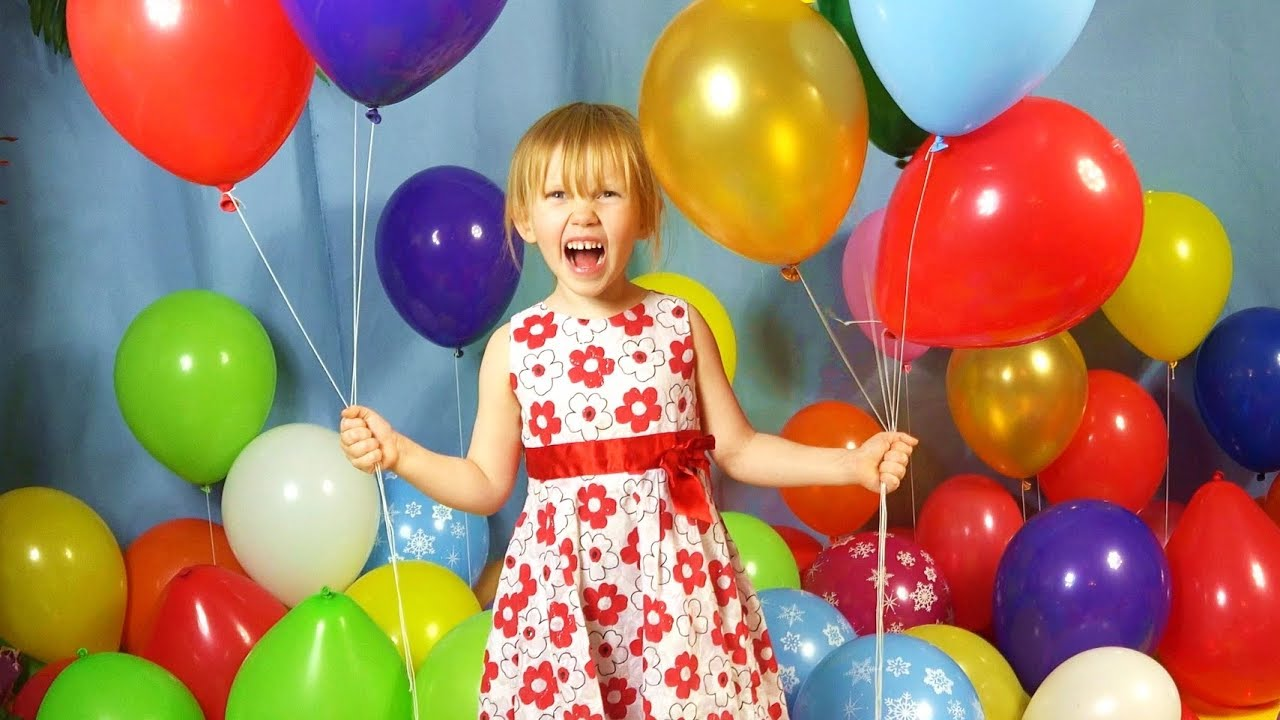
%> input picture Sem 1/B Tech/IP/129_ImageProcessing/image1.jpg, 1280 x 720 px
$ octave 129_03_06.m   (GNU Octave 9; MATLAB toolbox functions it lacks are replaced by stand-ins)
%> lines starting %> are read from the running program, lines starting %| are printed output that depends on the picture; in (x1, y1, x2, y2) boxes, pixels count from 0 and x2, y2 are one past the last pixel; in counts of white or black regions, pixels touching at a corner belong together; the program's own positions count from 1
close all
clear
clc

% Read Image
a = imread('./image1.jpg');
%> a is the input picture: size 720x1280x3 uint8; mean R, G, B 160.8, 125.7, 102.4
figure
imshow(a)
[m,n,p] = size(a);
%> m = 720; n = 1280; p = 3

%b=zeros(m,n);
for i=1:m
  for j=1:n
    if(j<481 || j>762)
      if((a(i,j,1)<150 && a(i,j,2)>150 && a(i,j,3)<100)
        || (a(i,j,1)>195 && a(i,j,2)<125 && a(i,j,3)<110))
          b(i,j)=1;
      else
          b(i,j)=0;
      endif
    endif
  endfor
endfor
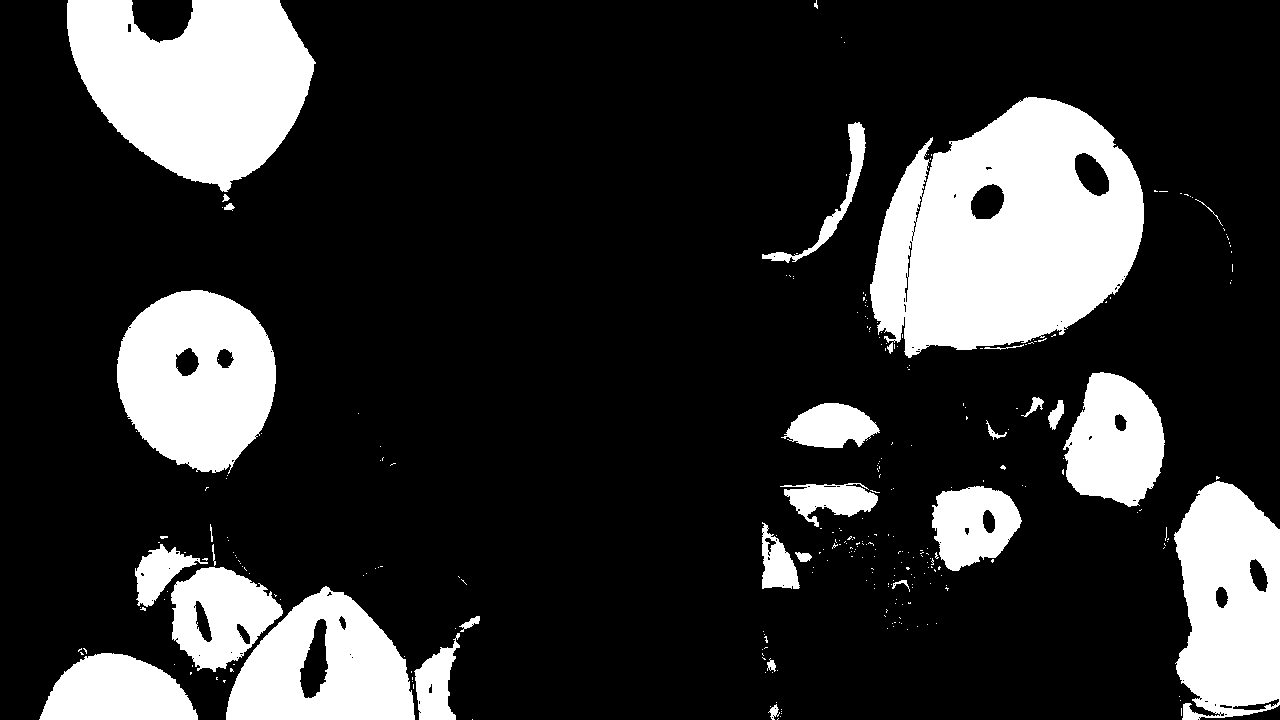
%> b: size 720x1280 double; values 0 (black) and 1 (white), 20% white; 295 white regions (264 under 20 px), largest, box (x1, y1, x2, y2) and area: (870, 97, 1144, 358) 49291, (67, 0, 316, 192) 32719, (117, 290, 276, 474) 21498

figure
imshow(b)

final = a .* b;
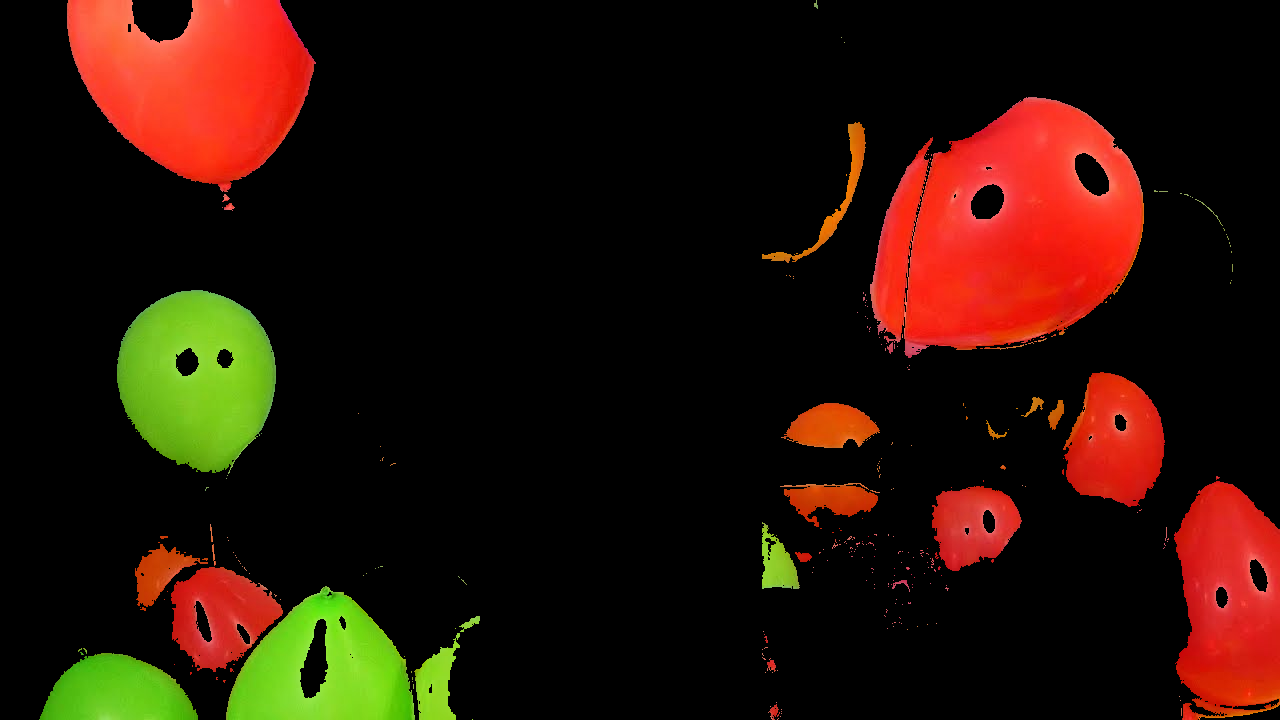
%> final: size 720x1280x3 uint8; mean R, G, B 40.5, 18.3, 6.3
figure
imshow(final)
